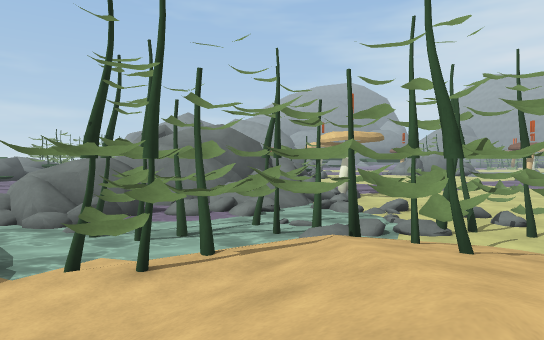
view 1 (above)

24 first-person views from a walk through a scene from a Unity 3-D project. The camera is 1.3 m above the floor, tilts 2° down and sees 75° across. The floor is counted in squares, 2 m on a side. Each view is taken from the middle of a square. On the plan, view 1 faces up. The plan holds only what a view shows up to about 10 squares ahead; the rest is blank. The place goes on beyond the plan. Surface patterns are stand-ins for the level's own textures.

view 2
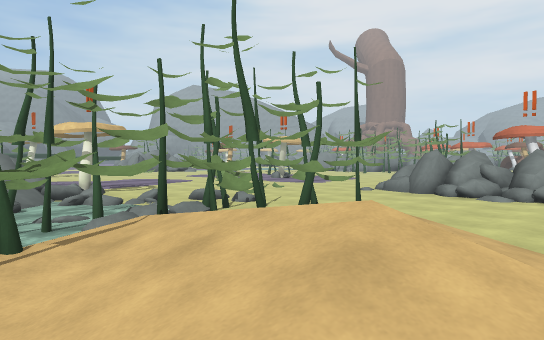

view 3
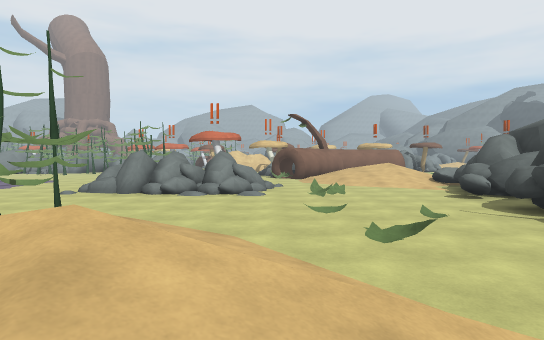

view 4
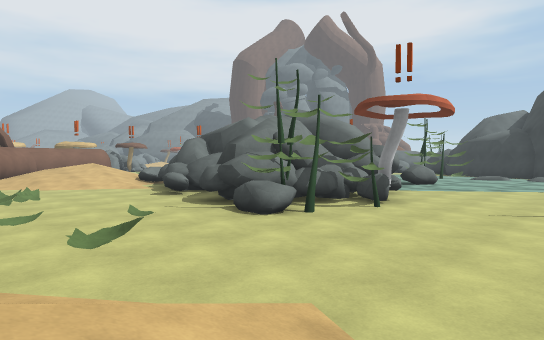

view 5
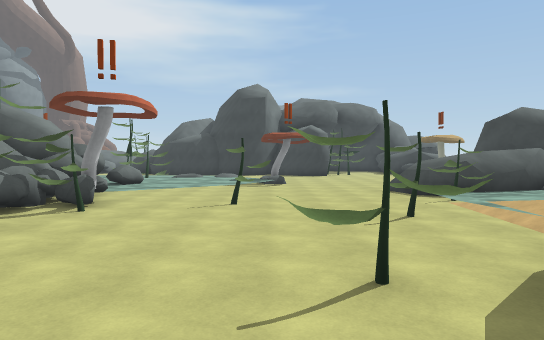

view 6
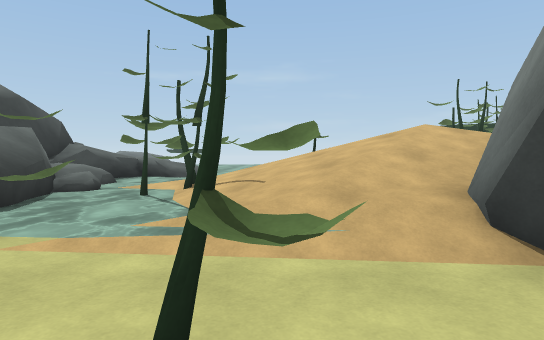

view 7
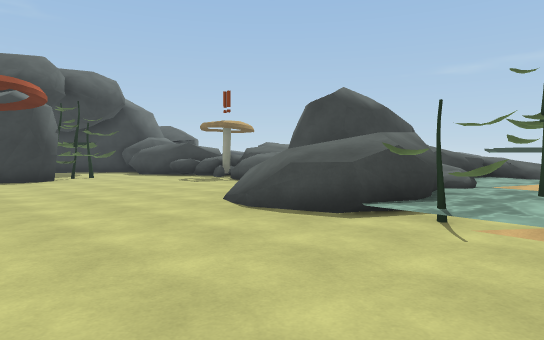

view 8
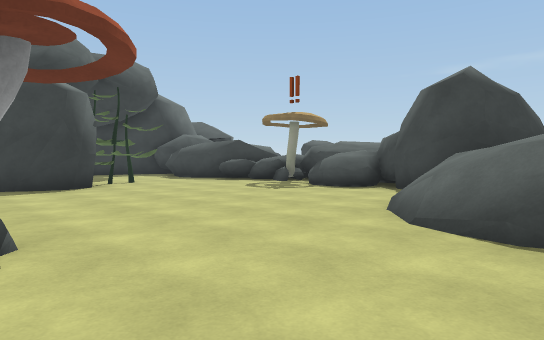

view 9
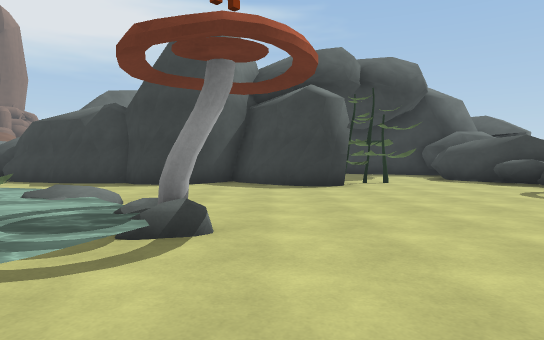

view 10
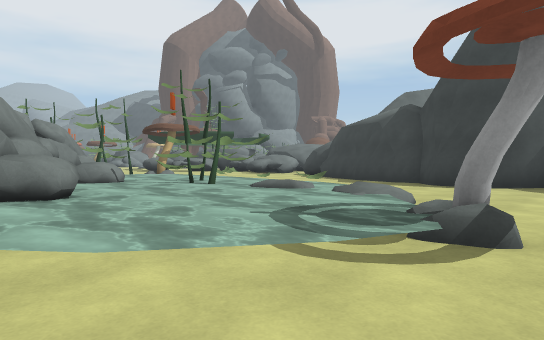

view 11
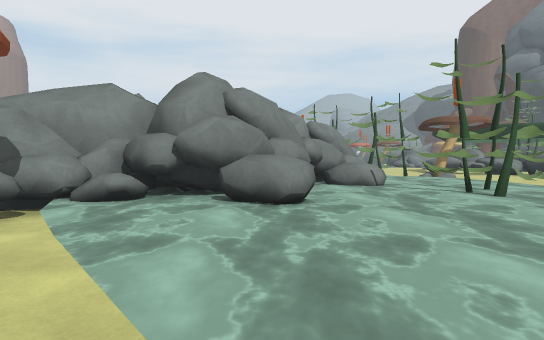

view 12
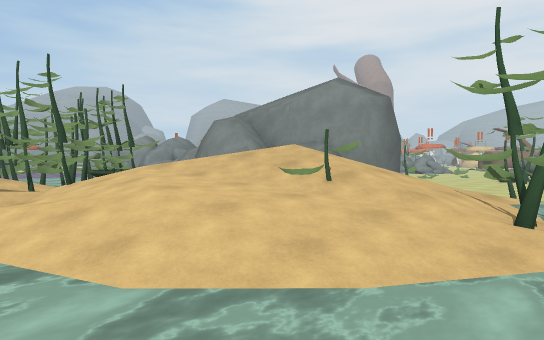

view 13
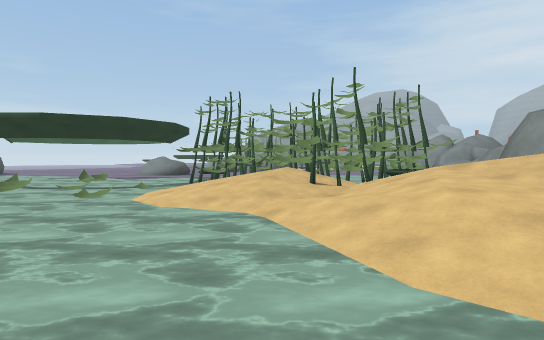

view 14
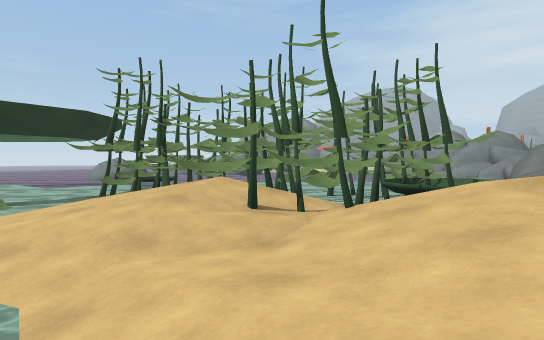

view 15
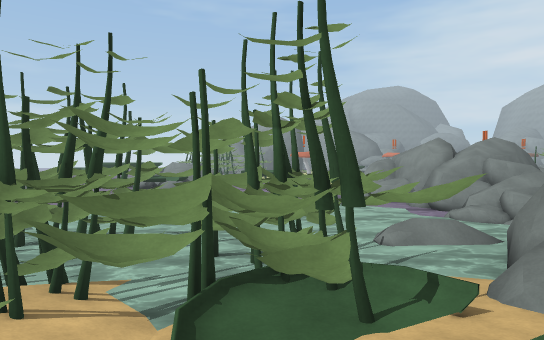

view 16
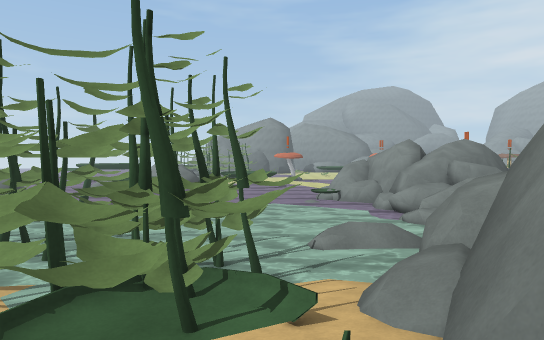

view 17
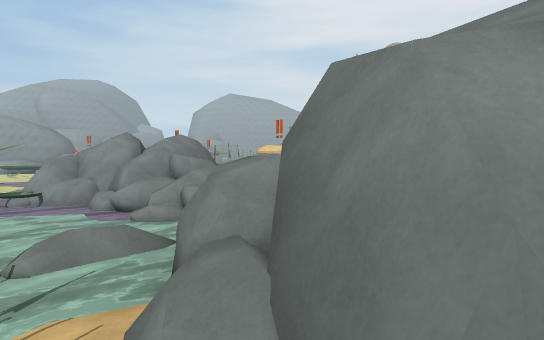

view 18
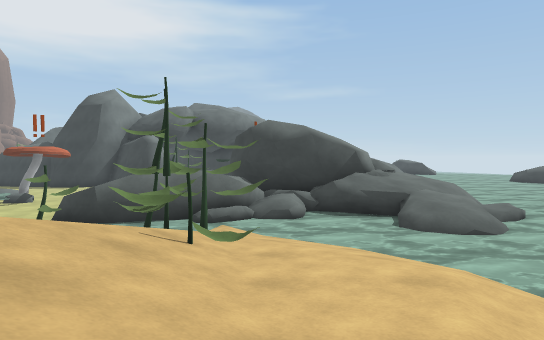

view 19
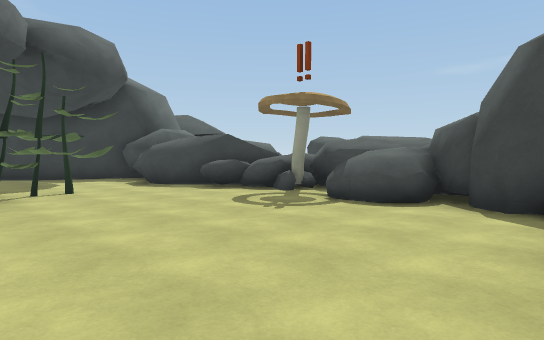

view 20
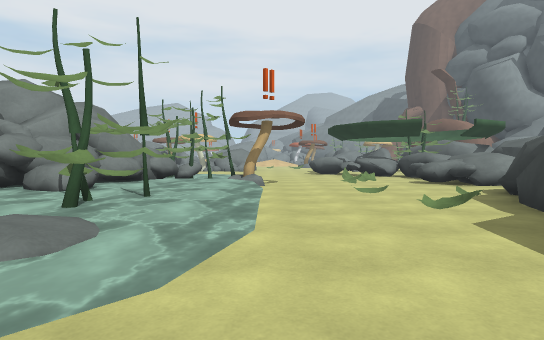

view 21
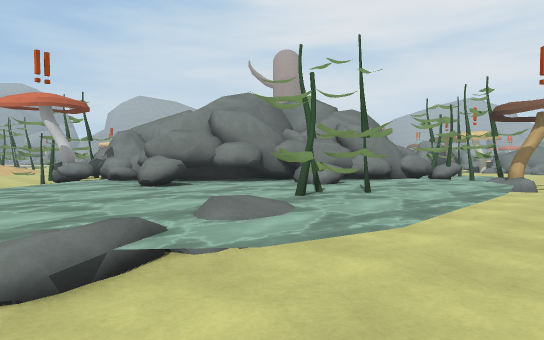

view 22
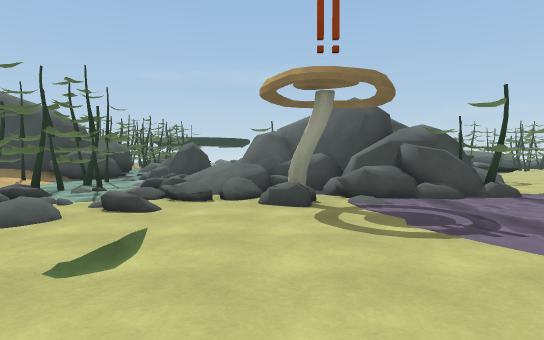

view 23
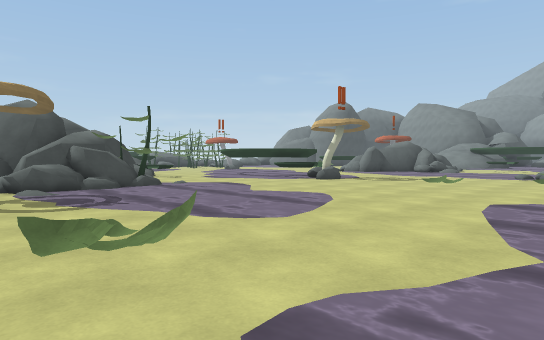

view 24
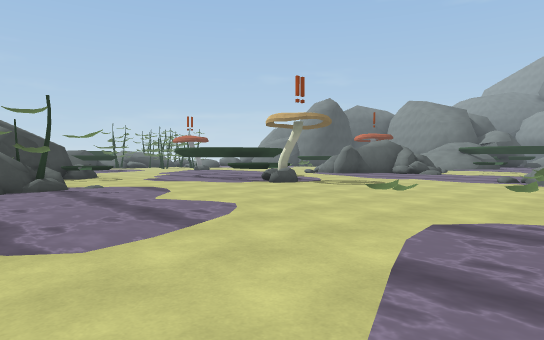

### Floor plan
Key: @ floor where view 1 was taken; # wall or solid block; x gap in a wall; . main floor; : floor 0.25 m higher than the main floor; + floor 0.5 m higher than the main floor; * floor 1.25 m higher than the main floor; % floor 1.5 m higher than the main floor; & floor 1.75 m higher than the main floor; $ floor 2 m higher than the main floor; / step, stairs or slope; = window, fence, low wall or low ledge; ~ water the walk can cross; ≈ water the walk keeps out of; ^ raised ledge; v drop or lower ground; O other object.
Columns run from 15 left of view 1 to 10 right of it. Each row starts with its distance up from view 1.
 21                     .~~O
 20                    ....O
 19                 O ......
 18                 OOO.....
 17                 ~~.....O
 16             .. ~.....O..
 15             OO..........~
 14              v..O~~.~..~~
 13               #OO~~~ ~..~
 12          O=   ##OO~  ~..~
 11         O=##=  ^^~~~~...~O
 10         ~~O#= #=≈O....O.
  9         ~~:##   ≈O......~
  8        ~~~~≈≈/O //../.
  7   ~  ~~~~~OOO~O/≈//../ ..
  6 ≈~~~~~~~~~≈#+~~~~/.//....
  5 ≈O~~~~~~:≈~~~OOOOOO..../
  4 ≈OOO~~O~~~  ~~#OO......O
  3 OOO##OO~~#  #.O+O+O....O
  2 ≈ OOO#OOO^^ #/://///...=
  1 :/O/OOOO#/^^# /////....O=
  0 O///OO /=/#   /@//......=
 -1 ~///O/////#    /////..O..
 -2 ≈~~//////O#  O...../......
 -3 ≈~~~//////##............./
 -4 ≈~~~///O///.......##^.^..
 -5  ~~~///////.O....OO##.OOO
 -6   ~~~//#O/~.......OO# #
 -7  ~≈/~~~:~~O...O..OO##
 -8 ≈OO/~~~O≈*O.......^O#
 -9 ≈≈///O/#$$x.....~~###
-10 ≈//////=&%//...~~~^####
-11 ≈ //=##v //...O~~~~~~O##
-12      ###......O~~~~~~^O#O
-13      ==O.......~~~OO~~~~~O
-14     x&# ........~~~~~~~OO
-15       # ..................
-16       #O..................
-17         ....#.....././..O.
-18          .#O##.####///....
-19          ..O ###  ####.OO.

Positions as (right, up) in squares from view 1, and headings:
1: (0, 0), facing up
2: (-1, 0), facing up-right
3: (-1, 0), facing right
4: (-1, 0), facing down-right
5: (-1, 0), facing down
6: (-2, -5), facing left
7: (-1, -6), facing down-left
8: (-1, -9), facing down-left
9: (-2, -9), facing down
10: (-2, -9), facing down-right
11: (-1, -10), facing right
12: (-12, -7), facing up-right
13: (-12, -7), facing up
14: (-11, -4), facing up
15: (-9, -1), facing up
16: (-8, -1), facing up
17: (-8, 0), facing up-right
18: (-9, -1), facing down
19: (-3, -11), facing down-left
20: (0, -15), facing right
21: (0, -16), facing up-right
22: (7, 9), facing left
23: (9, 9), facing up-left
24: (9, 11), facing up-left
